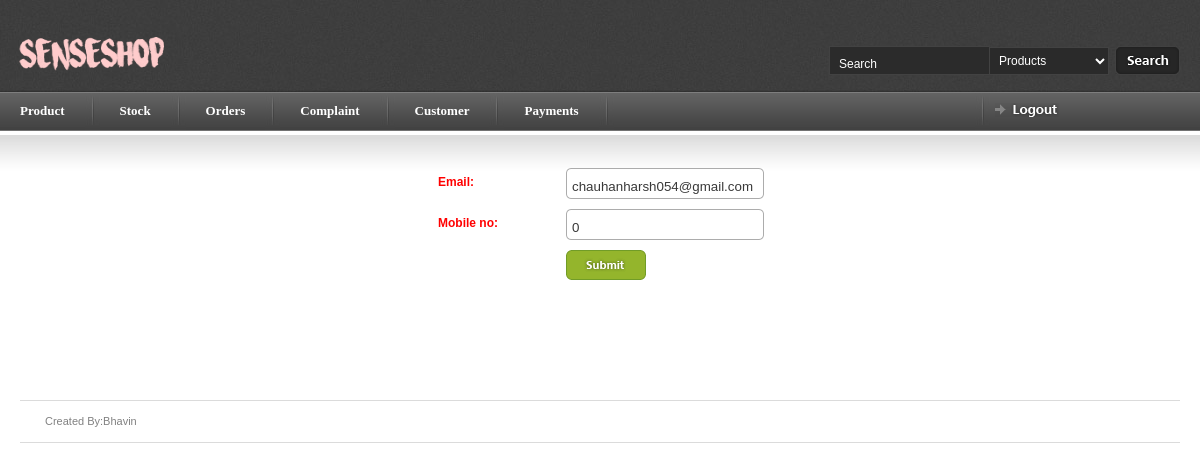
Page /myadmin/customer/update/3/ (signed in) on the earlier database version.
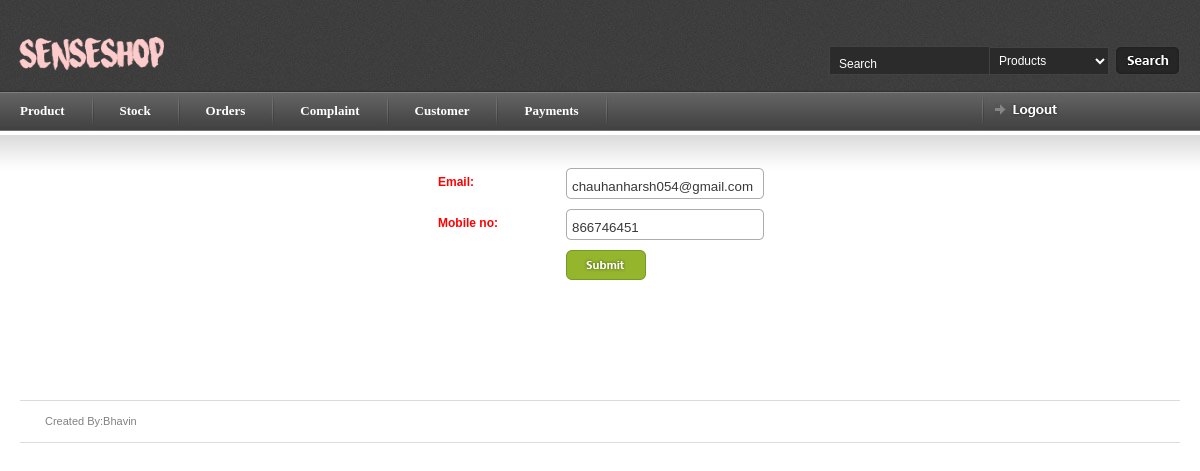
Same page on the later database version.
### login/models.py (models this page shows, shortened)
class customer(models.Model):
    cname = models.CharField(max_length=100,null=True,blank=True)
    email = models.CharField(max_length=250,null=True,blank=True)
    password = models.CharField(max_length=250,null=True,blank=True)
    mobile_no = models.DecimalField(max_digits=10,decimal_places=0,null=True,blank=True)
    address = models.CharField(max_length=500,null=True,blank=True)
    au_id = models.DecimalField(max_digits=200,decimal_places=0,default=0,null=True,blank=True)
    cflag = models.DecimalField(max_digits=2,decimal_places=0,default=0,null=True,blank=True)

### myadmin/views.py (the view)
# urls.py: url(r'^myadmin/customer/update/(?P<pk>[0-9]+)/$', b.CustomerUpdateView.as_view(), name='customer_update'),
class CustomerUpdateView(UpdateView):
    template_name = 'update/customer_update.html'
    model = customer
    fields = ['email', 'mobile_no']
    success_url = reverse_lazy('customer')
    def dispatch(self, request, *args, **kwargs):
        if request.session.has_key('myadmin'):
            a = 'hello'
        else:
            return redirect('index')
        return super(CustomerUpdateView, self).dispatch(request, *args, **kwargs)

### myadmin/templates/update/customer_update.html (shortened to what this page needs)
{% load staticfiles %}
{% include 'article_start.html' %}
{% block body %}
    <center>
        <form action="" method="post" enctype="multipart/form-data">
            <table border="0" cellpadding="0" cellspacing="0"  id="id-form">
                {% include 'form_template.html' %}
                <tr><td></td><td><button type="submit" class="form-submit">submit</button></td> </tr>
            </table>
        </form>
    </center>
{% endblock %}
{% include 'article_close.html' %}

### myadmin/templates/form_template.html (shortened to what this page needs)
{% for field in form %}
    <tr>
    <th valign="top"> {{ field.label_tag }} </th>
    <td>{{ field }}</td>
    </tr>
{% endfor %}

Differences in the rows shown:
changed customer "chauhanharsh054@gmail.com": mobile_no "0" → "866746451"
